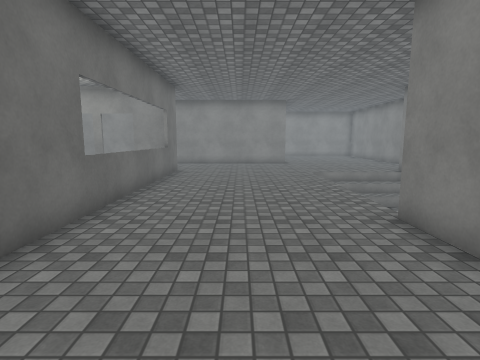
View 1 (above)

17 first-person views from a walk through a 3-D level made in the Unity game engine. The camera is 1.5 m above the floor, tilts 8° down and sees 80° across. The floor is counted in squares, 1 m on a side. Each view is taken from the middle of a square. On the plan, view 1 faces up. The plan holds only what a view shows up to about 14 squares ahead; the rest is blank. The place goes on beyond the plan. Some animated figures are not drawn. Surface patterns are stand-ins for the level's own textures.

View 2
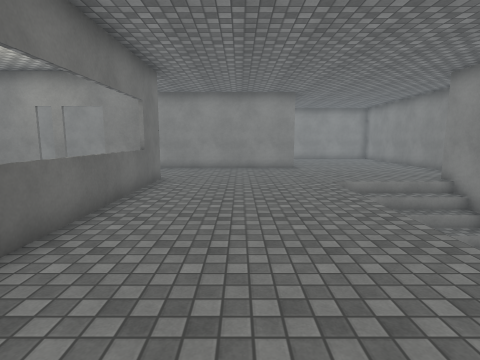

View 3
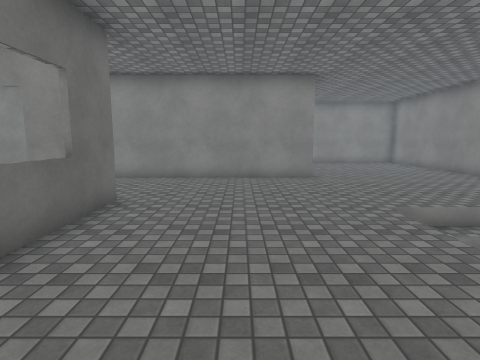

View 4
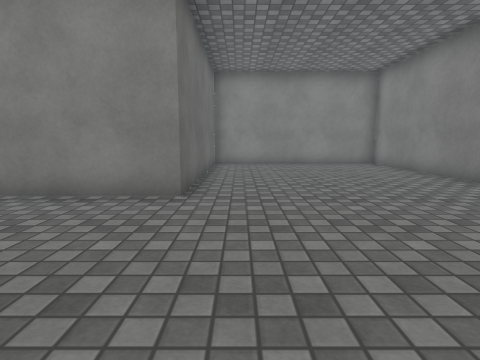

View 5
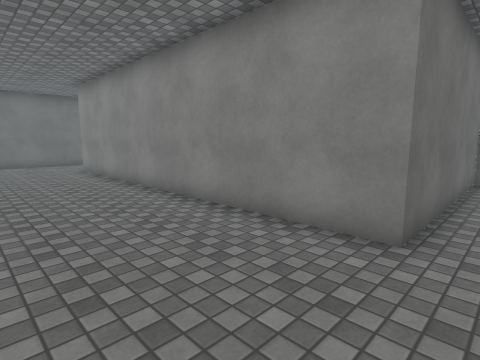

View 6
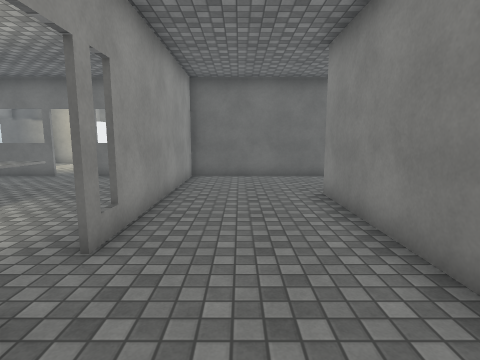

View 7
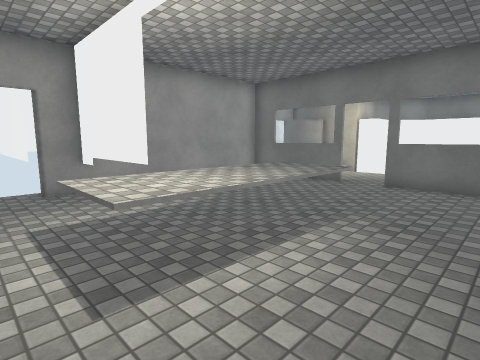

View 8
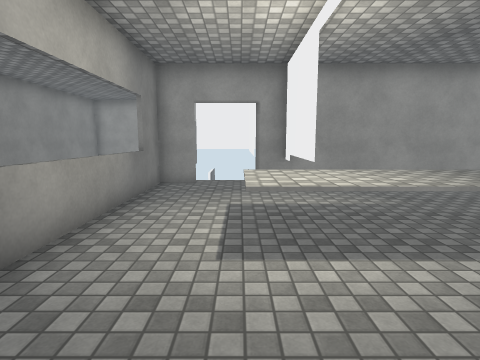

View 9
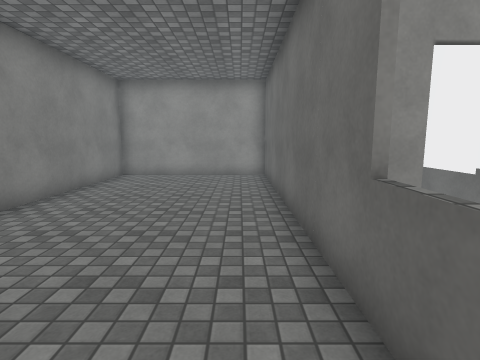

View 10
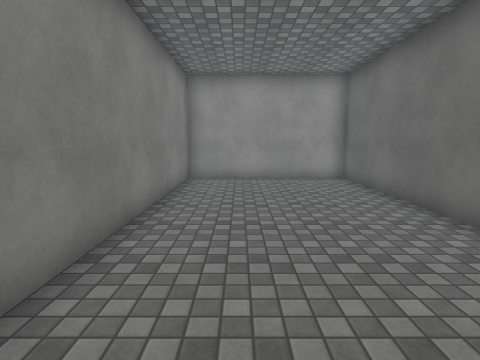

View 11
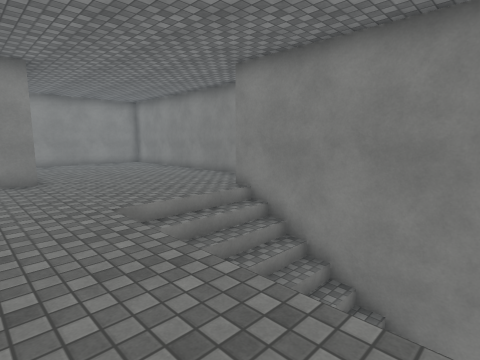

View 12
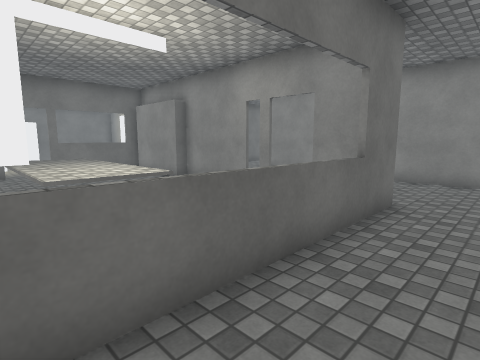

View 13
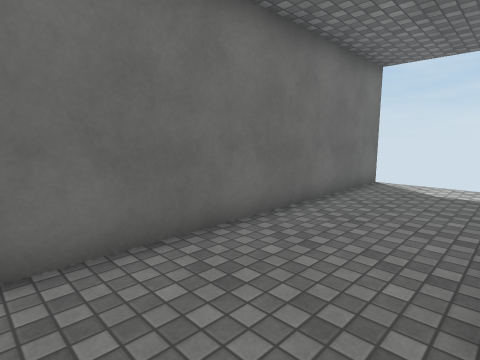

View 14
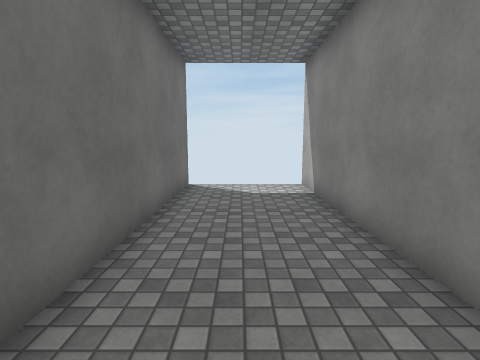

View 15
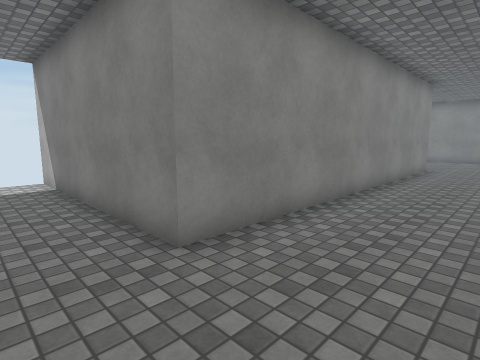

View 16
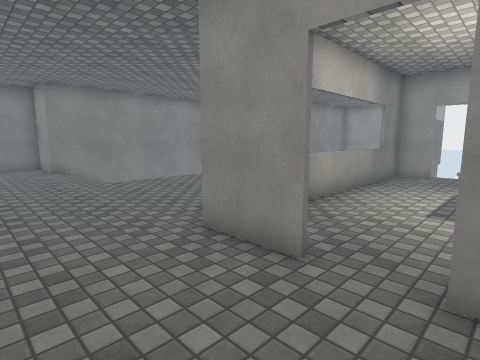

View 17
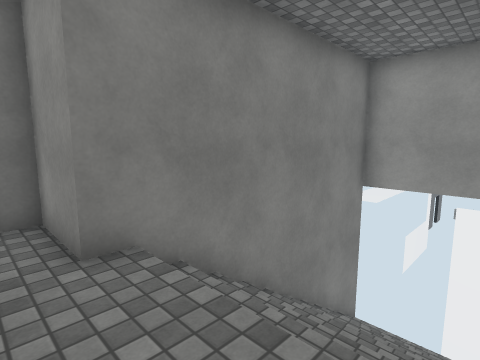

### Floor plan
Key: @ floor where view 1 was taken; # wall or solid block; . floor; / step, stairs or slope; = window, fence, low wall or low ledge; ^ raised ledge.
Columns run from 18 left of view 1 to 10 right of it. Each row starts with its distance up from view 1.
 27    #   #
 26    #...#             ########
 25    #...#             #......#
 24    #...#             #......#
 23    #...#             #......#
 22    #...#             #......#
 21    #...#             #......#
 20    #...#             #......#
 19    #...#             #......#
 18    #...###############......#
 17    #........................#
 16    #........................#
 15    #........................#
 14    #########.###..........###
 13    #####.......#......////#
 12    =...........=...... ///#
 11    =...........=...... ///#
 10    #...^^^^^^..=...... ///#
  9 .......^^^^^^..=...... ///#
  8 ...#...^^^^^^..=...... ///#
  7    =.......#...=...... ///#
  6    = ......#...=...... ///#
  5    #       #...#.....#    #
  4    #########..##.....#
  3             // #.....#
  2                #.....#
  1                #.....#
  0                #..@..#
 -1                #.....#
 -2                #.....#
 -3                #.....#
 -4                #######

Where each view was taken, in squares from view 1:
view 1: 0 up, 0 right, facing up
view 2: 3 up, 0 right, facing up
view 3: 7 up, 0 right, facing up
view 4: 13 up, 4 right, facing up
view 5: 14 up, 4 right, facing up-left
view 6: 16 up, 3 left, facing left
view 7: 13 up, 5 left, facing down-left
view 8: 14 up, 6 left, facing down
view 9: 8 up, 2 left, facing down
view 10: 7 up, 1 right, facing down
view 11: 7 up, 1 right, facing up-right
view 12: 7 up, 1 left, facing up-left
view 13: 16 up, 11 left, facing up-left
view 14: 17 up, 13 left, facing up
view 15: 15 up, 13 left, facing up-right
view 16: 17 up, 7 left, facing down-right
view 17: 15 up, 4 right, facing down-right
